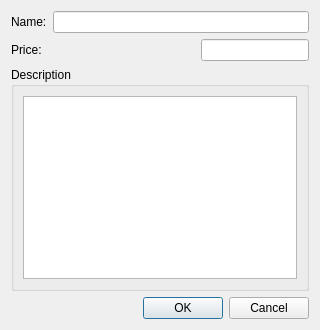
<?xml version="1.0" encoding="UTF-8"?>
<ui version="4.0">
 <class>NewServiceDialog</class>
 <widget class="QDialog" name="NewServiceDialog">
  <property name="geometry">
   <rect>
    <x>0</x>
    <y>0</y>
    <width>320</width>
    <height>330</height>
   </rect>
  </property>
  <property name="windowTitle">
   <string>Create New Service</string>
  </property>
  <layout class="QVBoxLayout" name="verticalLayout_2">
   <item>
    <layout class="QHBoxLayout" name="horizontalLayout_2">
     <item alignment="Qt::AlignLeft">
      <widget class="QLabel" name="label_2">
       <property name="text">
        <string>Name:</string>
       </property>
      </widget>
     </item>
     <item>
      <widget class="QLineEdit" name="name_lineEdit_2"/>
     </item>
    </layout>
   </item>
   <item>
    <layout class="QHBoxLayout" name="horizontalLayout_4">
     <item>
      <widget class="QLabel" name="label_3">
       <property name="text">
        <string>Price:</string>
       </property>
      </widget>
     </item>
     <item alignment="Qt::AlignRight">
      <widget class="QLineEdit" name="price_lineEdit_3"/>
     </item>
    </layout>
   </item>
   <item>
    <widget class="QGroupBox" name="groupBox">
     <property name="title">
      <string>Description</string>
     </property>
     <layout class="QVBoxLayout" name="verticalLayout">
      <item>
       <widget class="QTextEdit" name="description_textEdit"/>
      </item>
     </layout>
    </widget>
   </item>
   <item>
    <widget class="QDialogButtonBox" name="buttonBox">
     <property name="orientation">
      <enum>Qt::Horizontal</enum>
     </property>
     <property name="standardButtons">
      <set>QDialogButtonBox::Cancel|QDialogButtonBox::Ok</set>
     </property>
    </widget>
   </item>
  </layout>
 </widget>
 <resources/>
 <connections>
  <connection>
   <sender>buttonBox</sender>
   <signal>accepted()</signal>
   <receiver>NewServiceDialog</receiver>
   <slot>accept()</slot>
   <hints>
    <hint type="sourcelabel">
     <x>248</x>
     <y>254</y>
    </hint>
    <hint type="destinationlabel">
     <x>157</x>
     <y>274</y>
    </hint>
   </hints>
  </connection>
  <connection>
   <sender>buttonBox</sender>
   <signal>rejected()</signal>
   <receiver>NewServiceDialog</receiver>
   <slot>reject()</slot>
   <hints>
    <hint type="sourcelabel">
     <x>316</x>
     <y>260</y>
    </hint>
    <hint type="destinationlabel">
     <x>286</x>
     <y>274</y>
    </hint>
   </hints>
  </connection>
 </connections>
</ui>
